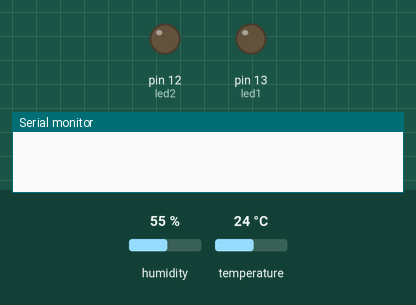
Simulated run of this sketch. Board: Arduino Uno, built with avr-gcc and run on an emulated ATmega328P. On the bench: output pins drawn as LEDs (lit = HIGH), the last lines printed to the serial monitor. The test bench sets the inputs (shaded band); at power-on: humidity 55 %, temperature 24 °C.

Above: at 0.5 s.
At 4.23 s:
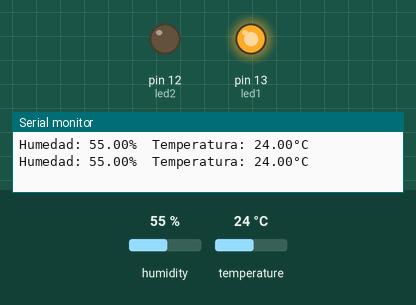
Timing chart, 0 to 7.2 s (numbered marks = the images above):
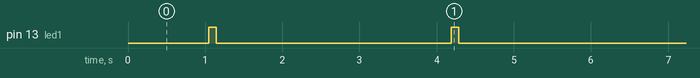

The sketch:

TestUnitario3_satelite.ino
```cpp
// Definiciones necesarias
#include <DHT.h>
#include <SoftwareSerial.h>
#define DHTPIN 2
#define DHTTYPE DHT11
DHT dht(DHTPIN, DHTTYPE);

int i;
SoftwareSerial mySerial(10, 11); // RX, TX


const int led1 = 13;  // LED en el pin 13 (Verde)
const int led2 = 12;  // LED en el pin 12 (Rojo)


void setup() {
   Serial.begin(9600);
   mySerial.begin(9600);
   // Inicialización del sensor
   dht.begin();

   pinMode(led1, OUTPUT);
   pinMode(led2, OUTPUT);
}


void loop() {
   delay(1000);
   float h = dht.readHumidity();
   float t = dht.readTemperature();

   if (isnan(h) || isnan(t)){
      Serial.println("Error al leer el sensor DHT11");
      digitalWrite(led2, HIGH);
   }
   else {
      Serial.print("Humedad: ");
      Serial.print(h);
      Serial.print("%\t");
      Serial.print("Temperatura: ");
      Serial.print(t);
      Serial.println("°C");

      mySerial.print("T:");
      mySerial.print(t);
      mySerial.print(":H:");
      mySerial.print(h);
      mySerial.println("\n");

      digitalWrite(led2, LOW);

      digitalWrite(led1, HIGH); // Enciende el LED
      delay(100);
      digitalWrite(led1, LOW);  // Apaga el LED
      delay(2000);

   }


}
```

Measured:
- by itself, pin 13 (led1): alternates HIGH for 0.10 s and LOW for 3.0 s
